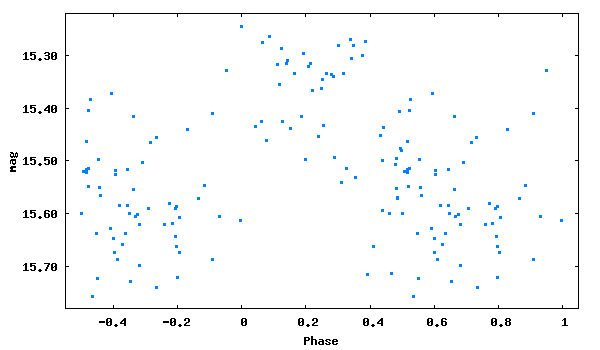

This chart was generated by the following gnuplot code:
set term png size 600,350 medium
set colors classic
set output 'phase_lc_12.png'
set xlabel 'Phase'
set ylabel 'mag'
#set title 'JDmax = 2447477.22500 + 0.4993892 x E'
set format y '%5.2f'
plot [-0.55:1.05][15.78:15.22] "phase_lc_12.dat" linecolor 3 pointtype 5 pointsize 0.3 title ""
